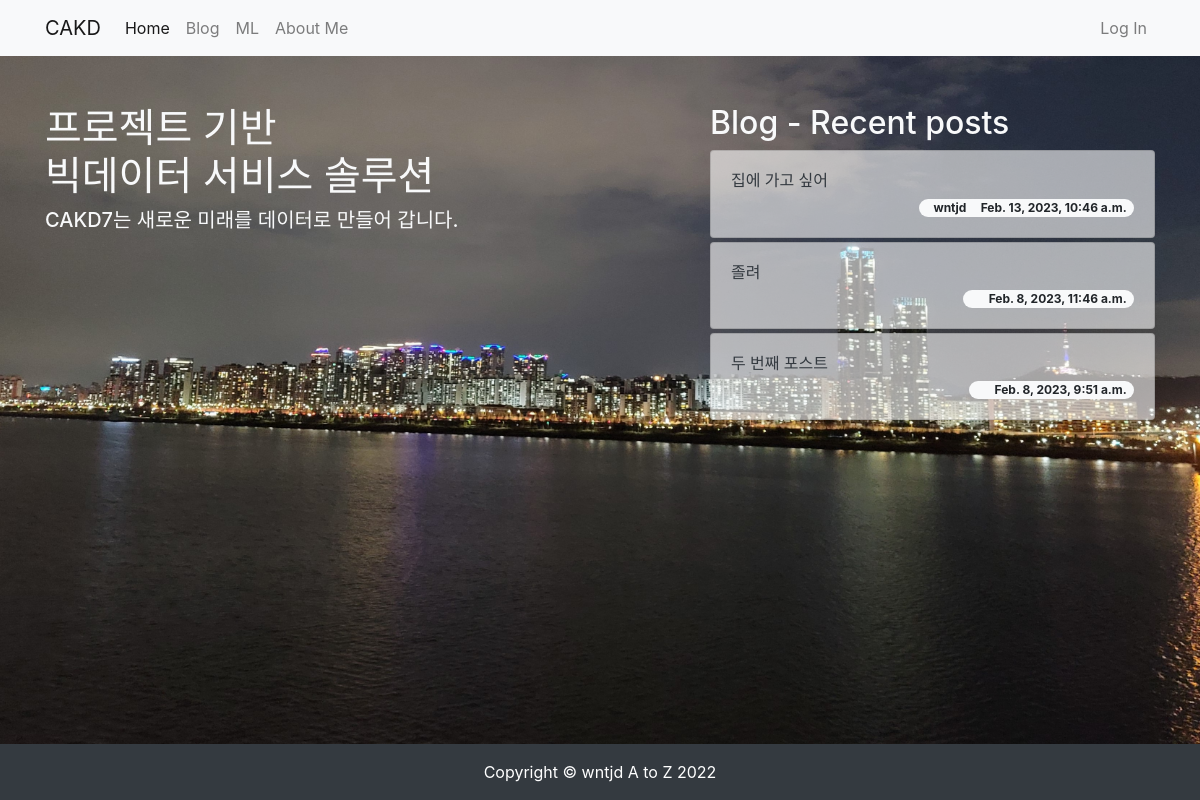
The app's page /, older data.
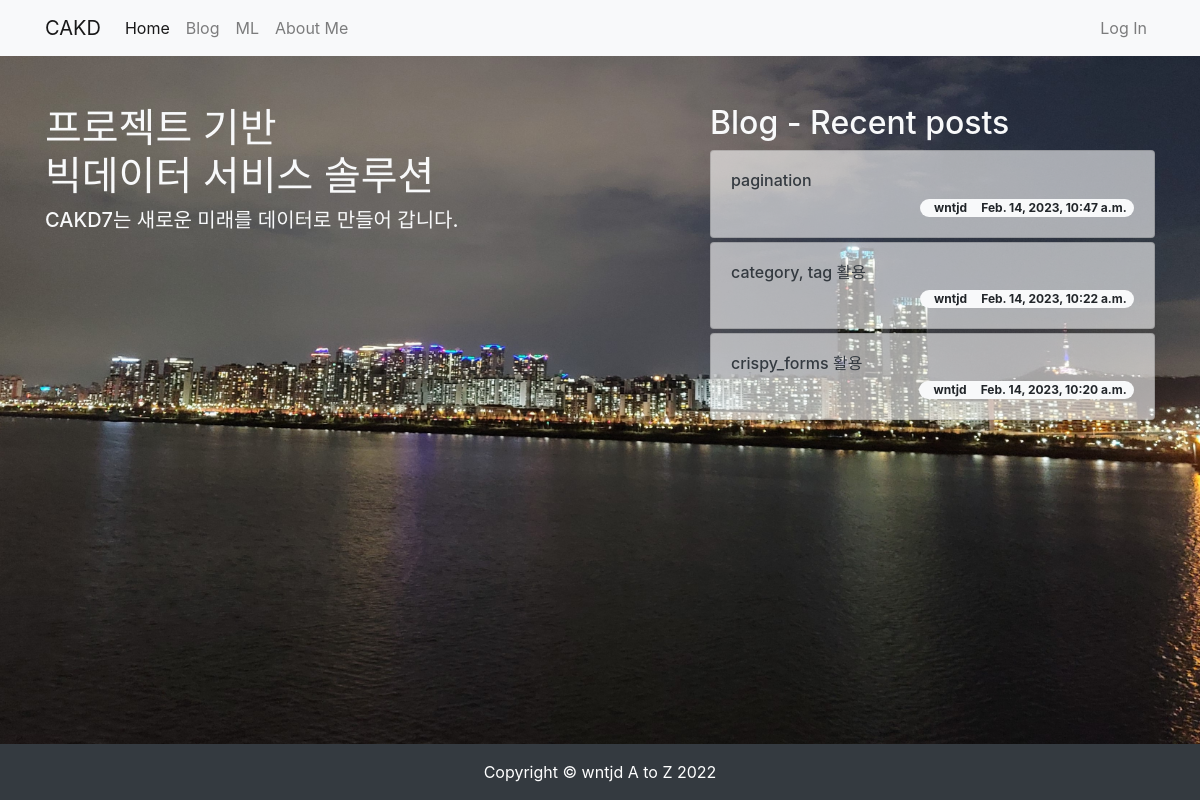
The same page, newer data.
### blog/models.py (models this page shows, shortened)
class Post(models.Model):
    title = models.CharField(max_length=30)
    hook_text = models.CharField(max_length=100, blank=True)
    content = models.TextField()
    head_image = models.ImageField(upload_to='blog/images/%Y/%m/%d/', blank=True)
    file_upload = models.FileField(upload_to='blog/files/%Y/%m/%d/', blank=True)
    created_at = models.DateTimeField(auto_now_add=True)
    updated_at = models.DateTimeField(auto_now=True)
    author = models.ForeignKey(User, null=True, on_delete=models.SET_NULL)
    category = models.ForeignKey(Category, null=True, blank=True, on_delete=models.SET_NULL)
    tags = models.ManyToManyField(Tag, blank=True)
    def get_absolute_url(self):
        return f'/blog/{self.pk}/'

### homepage/views.py (the view)
# urls.py: path('', views.landing),
def landing(request):
    recent_posts = Post.objects.order_by('-pk')[:3]
    return render(
        request,
        'homepage/landing.html',
        {
            'recent_posts': recent_posts,
        }
    )

### homepage/templates/homepage/landing.html (shortened to what this page needs)
<!DOCTYPE html>{% load static %}
<html lang="en">
<head>
    <link rel="stylesheet" href="https://cdn.jsdelivr.net/npm/bootstrap@4.5.3/dist/css/bootstrap.min.css">
    <link rel="stylesheet" href="{% static 'homepage/css/landing.css' %}" media="screen">
</head>
<body>
    {% include 'blog/navbar.html'%}
    <section>
        <div class="container">
            <div class="row justify-content-between">
                <div class="col-lg-6 text-light">
                    <h1 class="mt-5"> 프로젝트 기반 <BR> 빅데이터 서비스 솔루션 </h1>
                    <h5>CAKD7는 새로운 미래를 데이터로 만들어 갑니다.</h5>
                </div>
                <div class="col-lg-5 mt-5">
                    <h2 class="text-light">Blog - Recent posts</h2> {% for post in recent_posts %} <div
                        class="card mt-1">
                        <div class="card-body">
                            <h6><a href="{{ post.get_absolute_url }}"
                                    class="text-decoration-none text-dark">{{ post.title }}</a></h6>
                            <span class="badge badge-pill badge-light float-right">
                                {{ post.author.username }} &nbsp; &nbsp; {{ post.created_at }} </span>
                        </div>
                    </div> {% endfor %}
                </div>
            </div>
        </div>
    </section>
    <div class="fixed-bottom">
        <footer class="py-3 bg-dark">
            <div class="container">
                <p class="m-0 text-center text-white"> Copyright &copy; wntjd A to Z 2022 </p>
            </div>
        </footer>
    </div>
</body>
</html>

### blog/templates/blog/navbar.html (shortened to what this page needs)
{% load socialaccount %}
<nav class="navbar navbar-expand-lg navbar-light bg-light">
    <div class="container">
        <a class="navbar-brand" href="/">CAKD</a>
        <div class="collapse navbar-collapse" id="navbarNavDropdown">
            <ul class="navbar-nav">
                <li class="nav-item active">
                    <a class="nav-link" href="/">Home</a>
                </li>
                <li class="nav-item">
                    <a class="nav-link" href="/blog/">Blog</a>
                </li>
                <li class="nav-item">
                    <a class="nav-link" href="/ml/">ML</a>
                </li>
                <li class="nav-item">
                    <a class="nav-link" href="/about_me/">About Me</a>
                </li>
            </ul>
            <ul class="navbar-nav ml-auto"> {% if user.is_authenticated %} <li class="nav-item dropdown">
                    <a class="nav-link dropdown-toggle" href="#" id="navbarDropdownMenuLink" role="button"
                        data-toggle="dropdown" aria-haspopup="true" aria-expanded="false"> {{ user.username }} </a>
                    <div class="dropdown-menu" aria-labelledby="navbarDropdownMenuLink">
                        <a class="dropdown-item" href="/accounts/logout/">Log Out</a>
                    </div>
                </li> {% else %} <li class="nav-item">
                    <a class="nav-link" href="#" data-toggle="modal" data-target="#loginModal">Log In</a>
                </li> {% endif %} </ul>
        </div>
    </div>
</nav>

### homepage/static/homepage/css/landing.css (style rules this page uses)
body { background: url('/static/homepage/images/hriver.jpg') no-repeat center center fixed; -webkit-background-size: cover; -moz-background-size: cover; background-size: cover; -o-background-size: cover; }
section { margin-bottom: 150px; }
.card { background-color: rgba(255,255,255, 0.6); }

Row changes from the older to the newer data that the page shows:
no longer on this page (row unchanged): Post: title "집에 가고 싶어", author.username "wntjd", created_at "Feb. 13, 2023, 10:46 a.m."
no longer on this page (row unchanged): Post: title "졸려", created_at "Feb. 8, 2023, 11:46 a.m."
no longer on this page (row unchanged): Post: title "두 번째 포스트", created_at "Feb. 8, 2023, 9:51 a.m."
added Post: title "pagination", author.username "wntjd", created_at "Feb. 14, 2023, 10:47 a.m."
added Post: title "category, tag 활용", author.username "wntjd", created_at "Feb. 14, 2023, 10:22 a.m."
added Post: title "crispy_forms 활용", author.username "wntjd", created_at "Feb. 14, 2023, 10:20 a.m."
